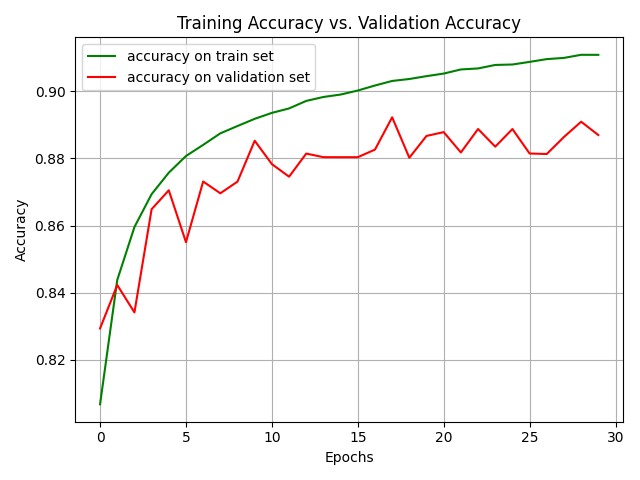

Generate this figure with Python:
import os
import subprocess
import sys

import numpy as np
import tensorflow as tf
from tensorflow import keras
import ipykernel
import matplotlib.pyplot as plt
import time
import imageio
import glob
from PIL import Image, ImageOps
from patchify import patchify, unpatchify
from sklearn.model_selection import train_test_split, KFold

from tensorflow.keras import layers, models
from tensorflow.python.keras.layers import Dense, Dropout, Flatten, Reshape, Conv2D, MaxPooling2D, LeakyReLU, ReLU

import create_submission_groundtruth

config = tf.compat.v1.ConfigProto(gpu_options=tf.compat.v1.GPUOptions(per_process_gpu_memory_fraction=0.8))
config.gpu_options.allow_growth = True
session = tf.compat.v1.Session(config=config)
tf.compat.v1.keras.backend.set_session(session)

img_patch_size = 16  # must be a divisor of 400 = 4 * 4 * 5 * 5
border_size = 4
img_patch_with_border_size = img_patch_size + (2*border_size)
img_shape = (400, 400)
NUM_EPOCHS = 60


def extract_images(image_path):
    """
    Extract all images from 'image_path'
    All values are between 0 and 1
    """

    imgs = []
    for img_path in glob.glob(image_path + "/*.png"):
        img = imageio.imread(img_path)
        img = img / 255.0
        imgs.append(img.astype('float32'))

    return np.asarray(imgs)


def extract_labels(label_path):
    """Extract all labels from 'label_path'"""

    imgs = []
    for img_path in glob.glob(label_path + "/*.png"):
        img = imageio.imread(img_path)
        # Formalize labels
        img[img <= 127] = 0
        img[img > 127] = 1
        imgs.append(img.astype('uint8'))

    return np.asarray(imgs)


def create_patches(data, patch_shape):
    """separate image into patches, data is a collection of images"""

    imgs = []
    for i in range(data.shape[0]):
        if len(patch_shape) == 3:  # RGB images
            patches = patchify(data[i], patch_shape, step=patch_shape[0])
            patches = patches.reshape((-1, patch_shape[0], patch_shape[1], patch_shape[2]))
            imgs.extend(patches)
        else:
            patches = patchify(data[i], patch_shape, step=patch_shape[0])
            patches = patches.reshape((-1, patch_shape[0], patch_shape[1]))
            number_of_patches = patches.shape[0]
            patches = patches.reshape((number_of_patches, -1))
            imgs.extend(patches)

    return np.asarray(imgs)


def create_patches_with_border(data, patch_shape, border):
    """separate image into patches, data is a collection of images"""

    imgs = []
    for i in range(data.shape[0]):
        img = ImageOps.expand(data[i], border=0, fill=0)
        if len(patch_shape) == 3:  # RGB images
            patches = patchify(img, (patch_shape[0] + (border * 2), patch_shape[1] + (border * 2), patch_shape[2]),
                               step=patch_shape[0])
            patches = patches.reshape((-1, patch_shape[0], patch_shape[1], patch_shape[2]))
            imgs.extend(patches)
        else:
            patches = patchify(img[i], (patch_shape[0] + (border * 2), patch_shape[1] + (border * 2), patch_shape[2]),
                               step=patch_shape[0])
            patches = patches.reshape((-1, patch_shape[0], patch_shape[1]))
            number_of_patches = patches.shape[0]
            patches = patches.reshape((number_of_patches, -1))
            imgs.extend(patches)

    return np.asarray(imgs)


def characterise_each_patch_as_road_or_not(labels):
    """
    Binary classification for each patches, a patch is considered as a road if
    he has more than 50% road on it

    Parameters
    ----------
    labels : array_like
        array of patches
    """

    new_labels = np.zeros((labels.shape[0]))
    for i in range(labels.shape[0]):
        new_labels[i] = 1 if np.count_nonzero(labels[i]) > labels[i].shape[0] / 2 else 0

    return new_labels


def represent_predicted_labels(given, first_pred, second_pred):
    """
    Draw the three images labels
    """

    comparator = np.concatenate(
        ((given * 255).astype('uint8'),
         (first_pred * 255).astype('uint8')),
        axis=1)
    comparator = np.concatenate(
        (comparator,
         (second_pred * 255).astype('uint8')),
        axis=1)
    img = Image.fromarray(comparator)
    img.show()


def train_model(train_images, test_images, train_labels, test_labels):
    """
    Train a predefined model with the given data

    Returns the model, accuracy over the test data, loss over the test data
    """

    # create mini_patches
    """
    patches_train_images = create_patches(train_images, (img_patch_size, img_patch_size, 3))
    patches_test_images = create_patches(test_images, (img_patch_size, img_patch_size, 3))
    patches_train_labels = create_patches(train_labels, (img_patch_size, img_patch_size))
    patches_test_labels = create_patches(test_labels, (img_patch_size, img_patch_size))
    """

    patches_train_images = create_patches_with_border(train_images, (img_patch_size, img_patch_size, 3), border_size)
    patches_test_images = create_patches_with_border(test_images, (img_patch_size, img_patch_size, 3), border_size)
    patches_train_labels = create_patches_with_border(train_labels, (img_patch_size, img_patch_size), border_size)
    patches_test_labels = create_patches_with_border(test_labels, (img_patch_size, img_patch_size), border_size)

    print("train label shape: ", patches_train_labels.shape)
    patches_train_labels = characterise_each_patch_as_road_or_not(patches_train_labels)
    patches_test_labels = characterise_each_patch_as_road_or_not(patches_test_labels)

    # First model
    model = models.Sequential()

    # literature https://www.kdnuggets.com/2017/11/understanding-deep-convolutional-neural-networks-tensorflow-keras.html/2
    # Inspired from https://fractalytics.io/rooftop-detection-with-keras-tensorflow

    # https://www.learnopencv.com/understanding-alexnet/ dropout 0.5

    """ ~ Model from Stanford University: https://youtu.be/bNb2fEVKeEo?t=3683"""
    model.add(
        layers.Conv2D(64, kernel_size=(3, 3), padding='same',
                      input_shape=(img_patch_with_border_size, img_patch_with_border_size, 3)))  # TODO change this
    model.add(tf.keras.layers.ReLU())
    model.add(layers.Conv2D(64, kernel_size=(3, 3)))
    model.add(tf.keras.layers.ReLU())
    model.add(layers.MaxPool2D((3, 3), strides=(2, 2), padding='same'))
    model.add(Dropout(.5))

    model.add(layers.Conv2D(128, kernel_size=(4, 4), strides=(2, 2), padding='same'))
    model.add(tf.keras.layers.ReLU())
    model.add(layers.Conv2D(256, kernel_size=(3, 3), padding='same'))
    model.add(tf.keras.layers.ReLU())
    model.add(layers.MaxPool2D((3, 3), strides=(2, 2), padding='same'))
    model.add(Dropout(.5))

    """model.add(layers.Conv2D(64, kernel_size=(3, 3), padding='same'))  # TODO bigger kernel size?
    model.add(tf.keras.layers.ReLU())
    model.add(layers.Conv2D(64, kernel_size=(3, 3), padding='same'))
    model.add(tf.keras.layers.ReLU())
    model.add(layers.MaxPool2D((2, 2), padding='same'))
    model.add(Dropout(.25))"""

    model.add(layers.Flatten())
    model.add(Dropout(.5))
    model.add(layers.Dense(1024))
    model.add(tf.keras.layers.ReLU())
    model.add(Dropout(.5))
    model.add(layers.Dense(1, activation='sigmoid'))

    model.compile(optimizer='adamax',
                  loss='binary_crossentropy',
                  metrics=[tf.keras.metrics.BinaryAccuracy(threshold=0.25)])

    history = model.fit(patches_train_images,
                        patches_train_labels,
                        batch_size=512,
                        epochs=NUM_EPOCHS,
                        validation_data=(patches_test_images, patches_test_labels))

    plt.plot(history.history['binary_accuracy'], 'g', label="accuracy on train set")
    plt.plot(history.history['val_binary_accuracy'], 'r', label="accuracy on validation set")
    plt.grid(True)
    plt.title('Training Accuracy vs. Validation Accuracy')
    plt.xlabel('Epochs')
    plt.ylabel('Accuracy')
    plt.legend()
    plt.show()

    training_test_predicted_labels = model.predict(patches_test_images)
    unpatched_labels = create_submission_groundtruth.unpatch_labels(training_test_predicted_labels,
                                                                    test_images.shape[0],
                                                                    img_shape)
    create_submission_groundtruth.save_labels(unpatched_labels,
                                              "../data/training_test/data_augmented_predicted_labels/")

    test_loss, test_acc = model.evaluate(patches_test_images, patches_test_labels)

    return model, test_loss, test_acc


def cross_validation_training(images, labels, num_folds):
    """
    Train model with cross validation

    Returns the model with the best accuracy over the testing set
    """

    acc_per_fold = []
    loss_per_fold = []
    best_accuracy = 0
    best_model = None

    kfold = KFold(n_splits=num_folds, shuffle=True)
    for train_index, test_index in kfold.split(images, labels):

        # Split data
        train_images = images[train_index]
        test_images = images[test_index]
        train_labels = labels[train_index]
        test_labels = labels[test_index]

        model, test_loss, test_acc = train_model(train_images, test_images, train_labels, test_labels)

        if test_acc > best_accuracy:
            best_accuracy = test_acc
            best_model = model

        acc_per_fold.append(test_acc)
        loss_per_fold.append(test_loss)
    print("Mean accuracy = ", np.mean(acc_per_fold), " accuracy variance: ", np.var(acc_per_fold))
    print("Mean loss = ", np.mean(loss_per_fold), " loss variance: ", np.var(loss_per_fold))

    return best_model


def train_test_split_training(images, labels, test_size):
    """
    Train the model with a simple split of the data:
    test_size of data is used for testing and 1 - test_size is used for training

    Returns the model
    """

    # Split data
    train_images, test_images, train_labels, test_labels = train_test_split(images,
                                                                            labels,
                                                                            test_size=test_size,
                                                                            shuffle=True)

    model, test_loss, test_acc = train_model(train_images, test_images, train_labels, test_labels)

    print("Accuracy = ", test_acc)
    print("Loss = ", test_loss)

    return model


def main():
    start = time.time()

    data_dir = '../data/'

    training_training_data_path = data_dir + 'training_training/data_augmented'
    training_training_labels_path = data_dir + 'training_training/data_augmented_groundtruth'
    training_test_data_path = data_dir + 'training_test/data_augmented'
    training_test__labels_path = data_dir + 'training_test/data_augmented_groundtruth'

    train_images = extract_images(training_training_data_path)
    test_images = extract_images(training_test_data_path)
    train_labels = extract_labels(training_training_labels_path)
    test_labels = extract_labels(training_test__labels_path)

    model, test_loss, test_acc = train_model(train_images, test_images, train_labels, test_labels)
    model.save("saved_model")

    end = time.time()
    print("Computation time: ", end - start)


if __name__ == '__main__':
    main()
